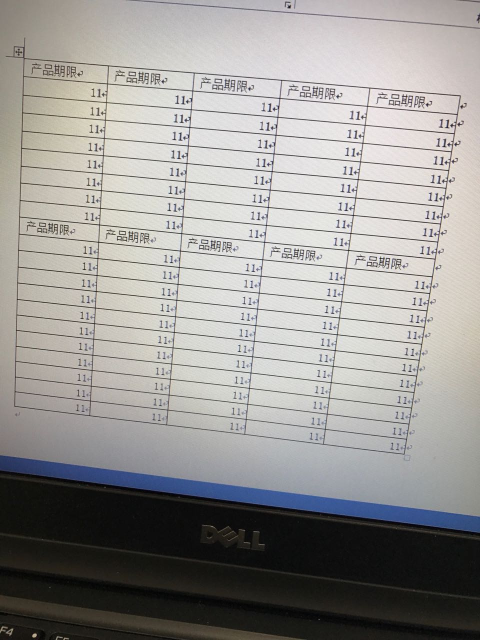
#> input picture picReg/pyopenCV/trans2.jpg, 960 x 1280 px (shown at 1/2 size)
$ python temp2.py   (Python 2 division)
#> lines starting #> are read from the running program, lines starting #| are printed output that depends on the picture; after the words box and inside, x2 and y2 are one past the last pixel; in counts of white or black regions, pixels touching at a corner belong together
#-*- coding:utf-8 -*-
'''
Created on 2017年1月4日

@author: song
'''

import cv2
from numpy import *
from PIL import Image
from pylab import *
# load image
image_sudoku_original = cv2.imread('trans2.jpg')
#> image_sudoku_original is the input picture: shape (1280, 960, 3); mean B, G, R 149.7, 152.1, 153.8
# gray image
image_sudoku_candidates = image_sudoku_original.copy()
image_sudoku_gray = cv2.cvtColor(image_sudoku_original, cv2.COLOR_BGR2GRAY)
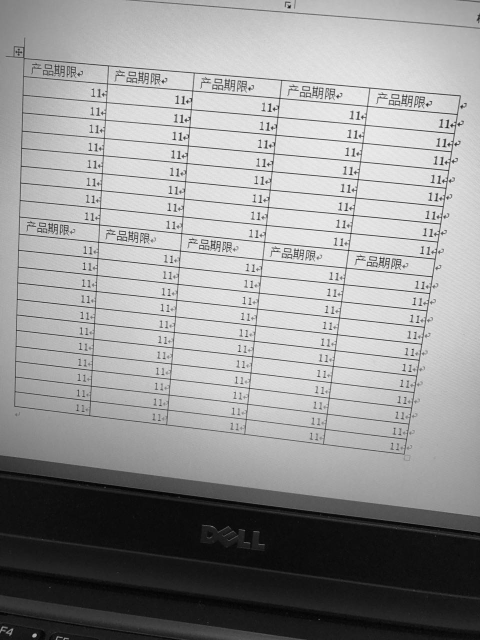
#> image_sudoku_gray: shape (1280, 960) (shown at 1/2 size); min 0, max 255, mean 152.3
zzz = [[[46, 106]], [[924, 190]], [[808, 905]], [[23, 803]]]
zzz1 = [
    (46.873004354136356,
     106.55370101596532),
    (924.66690856313494,
     190.15312046444137),
    (808.55660377358481,
     905.39259796806971),
    (23.650943396226467,
     803.21552975326563)]
x = [zzz1[1], zzz1[0], zzz1[3], zzz1[2]]
xz = [zzz[1], zzz[0], zzz[3], zzz[2]]
approximation = xz
for i in range(len(approximation)):
    cv2.line(
        image_sudoku_candidates, (approximation[
            (i %
             4)][0][0], approximation[
            (i %
             4)][0][1]), (approximation[
                 ((i + 1) %
                  4)][0][0], approximation[
                 ((i + 1) %
                     4)][0][1]), (255, 0, 0), 2)
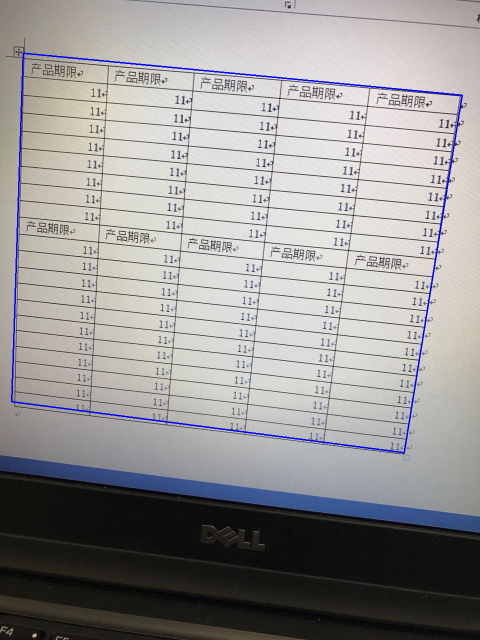
#> image_sudoku_candidates: shape (1280, 960, 3) (shown at 1/2 size); 0.75% of pixels changed, all inside (x1, y1, x2, y2) = (22, 105, 926, 907)
# cv2.imshow("contours", image_sudoku_candidates)
#
# cv2.waitKey()
# cv2.destroyAllWindows()
figure()
imshow(image_sudoku_candidates)
show()
# 左上角、右上角、右下角、左下角
fp = np.array([array([p[0], p[1]]) for p in x], np.float32)
print 'points2:', fp
tp = np.array([[900, 0], [0, 0], [0, 900], [900, 900]], np.float32)
ind = [0, 3, 1, 2]
fp1 = fp[ind]
tp1 = tp[ind]

print fp1, tp1

# Transformation matrix


pers = cv2.getPerspectiveTransform(fp1, tp1)
#> pers = [[1.05, 0.0351, -53.15], [-0.109, 1.14, -116.8], [6.28e-05, -0.000141, 1]]
# remap the image
# figure()
# imshow(image_sudoku_original)
warp = cv2.warpPerspective(image_sudoku_original, pers, (900, 900))
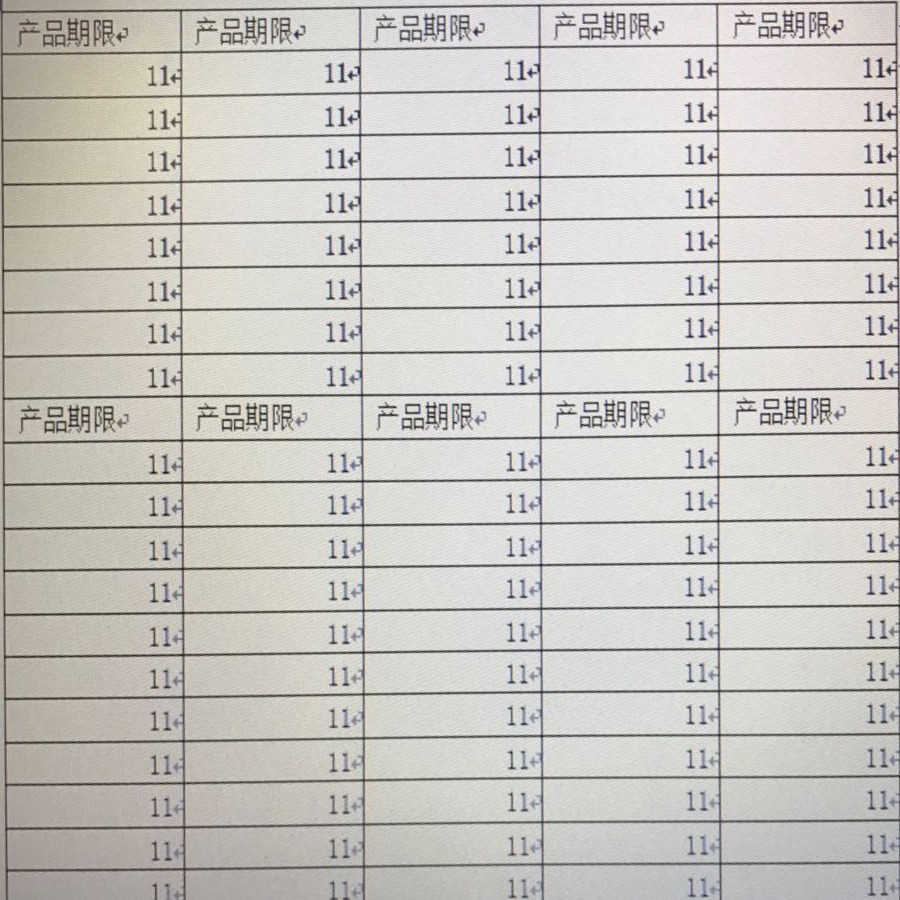
#> warp: shape (900, 900, 3); mean B, G, R 193.1, 197.9, 200.3
warp_gray = cv2.cvtColor(warp, cv2.COLOR_BGR2GRAY)

# show image
figure()
imshow(warp)
title('Adjust Picture')
axis('off')
show()


def transforImg(img, xyQuadrangle):
    '''xyQuadrangle顺序：右上，左上，左下，右下'''
    # xyQuadrangle=np.array(xyQuadrangle,np.float32)
    if len(xyQuadrangle) == 4:
        x = []
        y = []
        for i in xyQuadrangle:
            x.append(i[0])
            y.append(i[1])
        targetMapx = int((max(x) - min(x)) * 1.2)
        targetMapy = int((max(y) - min(x)) * 1.2)
        targetMap = np.array([[targetMapx, 0], [0, 0], [0, targetMapy], [
                             targetMapx, targetMapy]], np.float32)
        pers = cv2.getPerspectiveTransform(xyQuadrangle, targetMap)
#> pers = [[1.27, 0.0422, -63.83], [-0.128, 1.34, -137.3], [6.28e-05, -0.000141, 1]]
        warp = cv2.warpPerspective(img, pers, (targetMapx, targetMapy))
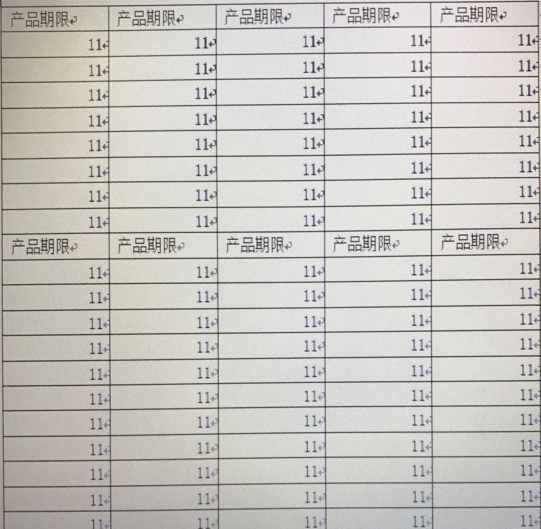
#> warp: shape (1058, 1081, 3) (shown at 1/2 size); mean B, G, R 193.1, 197.9, 200.3
        return warp
    else:
        print '无法确定目标框，请检查！'
#     # return warp
#
xx = transforImg(image_sudoku_original, fp)
figure()
subplot(1, 2, 1)
imshow(image_sudoku_candidates)
title('candidate Piceture')
axis('off')
subplot(1, 2, 2)
imshow(xx)
title('Adjust Picture<su>')
axis('off')
show()
#> figure, not shown here; B, G, R data is drawn as R, G, B
